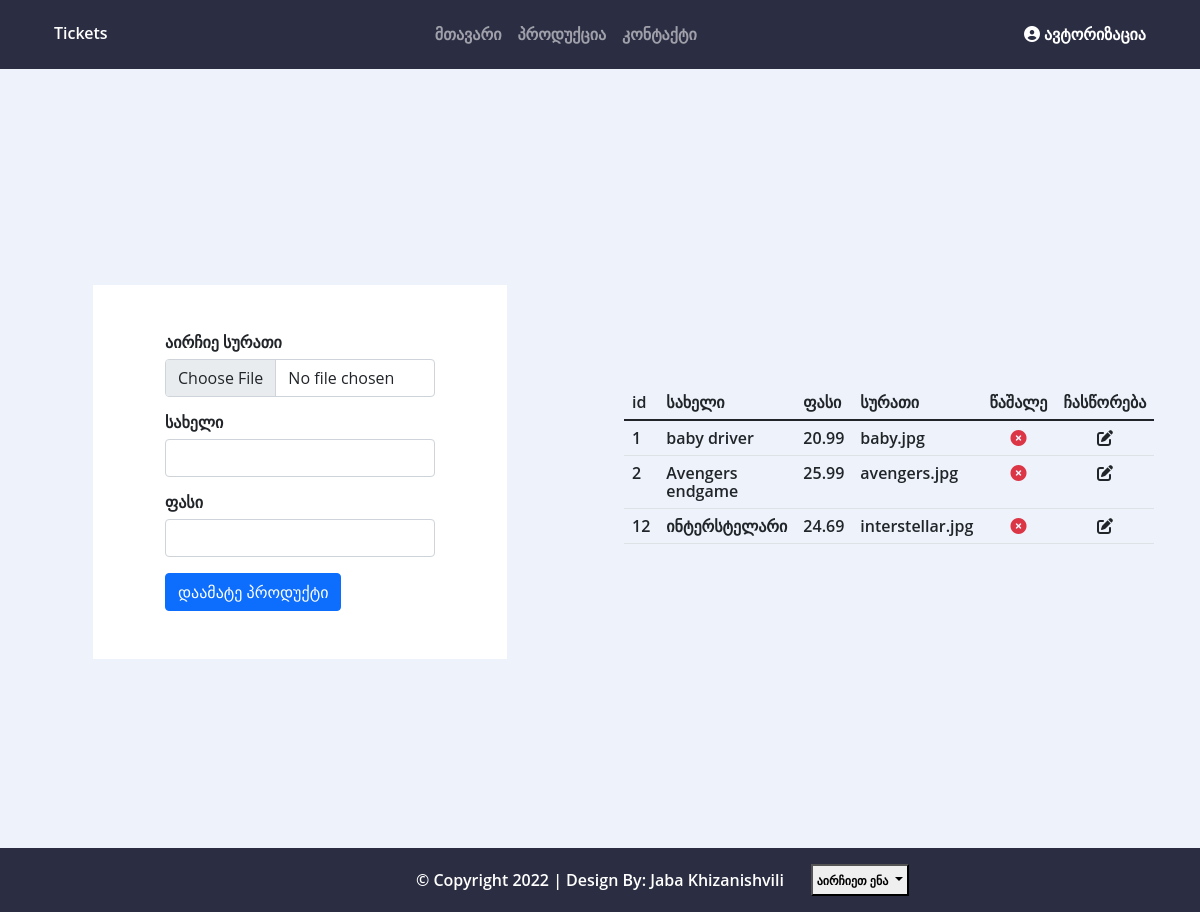
/addproduct.php, run on the app's committed database.
### tables this page shows
CREATE TABLE `products` (
  `id` int(11) NOT NULL,
  `name` varchar(50) NOT NULL,
  `price` float NOT NULL,
  `img` text NOT NULL,
  `products_category` int(11) NOT NULL
);

### addproduct.php (the view, shortened to what this page needs)
<?php
include 'navbar.php';
$conn = new PDO("mysql:host=localhost;dbname=finalproject", 'root', '');
$conn->setAttribute(PDO::ATTR_ERRMODE, PDO::ERRMODE_EXCEPTION);
$stmt = $conn->prepare("SELECT * FROM products WHERE 1");
$stmt->execute();
$orders = $stmt->fetchAll(PDO::FETCH_ASSOC);
?>
<main>
    <div class="container-fluid row row-cols-2">
        <section style="height:100vh" class="col mt-5 pt-5 d-flex justify-content-center flex-column align-items-center">
            <form action="addproductsaction.php" class="w-75 bg-white pt-5 p-5 d-flex flex-column justify-content-center" style="max-height:400px" method="post" enctype="multipart/form-data">
                <div class="container">
                    <div class="mb-3">
                        <label for="formFile" class="form-label">აირჩიე სურათი</label>
                        <input class="form-control" type="file" id="formFile" name="fileToUpload" required>
                    </div>
                    <div class="mb-3">
                        <label for="formFile" class="form-label">სახელი</label>
                        <input class="form-control" type="text" id="formFile" name="name" required>
                    </div>
                    <div class="mb-3">
                        <label for="formFile" class="form-label">ფასი</label>
                        <input class="form-control" type="number" step=any id="formFile" name="price" required>
                    </div>
                    <input type="submit" value="დაამატე პროდუქტი" class="btn btn-primary">
                </div>
            </form>
        </section>
        <div class="col mt-5 pt-5 d-flex justify-content-center  align-items-center">
            <div class="container">
                <table class="table table-white">
                    <thead>
                        <tr>
                            <th scope="col">id</th>
                            <th scope="col">სახელი</th>
                            <th scope="col">ფასი</th>
                            <th scope="col">სურათი</th>
                            <th scope="col">წაშალე</th>
                            <th scope="col">ჩასწორება</th>
                        </tr>
                    </thead>
                    <tbody>
                        <?php
                        foreach ($orders as $val) {
                            $id = $val['id'];
                        ?>
                            <tr>
                                <td><?= $val['id'] ?></td>
                                <td class="product-name"><?= $val['name'] ?></td>
                                <td><?= $val['price'] ?></td>
                                <td><?= $val['img'] ?></td>
                                <td class="text-center"> <a href="delproduct.php?id=<?= $id ?>" class="text-center"><i class="fas fa-times-circle text-danger"></i></a> </td>
                                <td class="text-center"><a href="editproduct.php?id=<?= $id ?>"><i style="cursor:pointer" class="fas fa-edit productedit"></i></a></td>
                            </tr>
                        <?php
                        }
                        ?>
                    </tbody>
                </table>
            </div>
        </div>
    </div>
</main>
<?php
include 'footer.php';
?>

### style.css (style rules this page uses)
* { margin: 0; padding: 0; box-sizing: border-box; font: 600 16px/18px 'Open Sans', sans-serif; }
body { background: #edf2fb !important; }
a { color: inherit; text-decoration: none }

### navbar.php (style rules this page uses)
input::placeholder { color: red !important; font-size: 1em; }

### data on the page
products: id "1", name "baby driver", price "20.99", img "baby.jpg"
products: id "2", name "Avengers endgame", price "25.99", img "avengers.jpg"
products: id "12", name "ინტერსტელარი", price "24.69", img "interstellar.jpg"

### other printed values
$language[$lang]['home'] "მთავარი"
$language[$lang]['products'] "პროდუქცია"
$language[$lang]['contact'] "კონტაქტი"
$language[$lang]['login'] "ავტორიზაცია"
$language[$lang]['choose'] "აირჩიეთ ენა"
